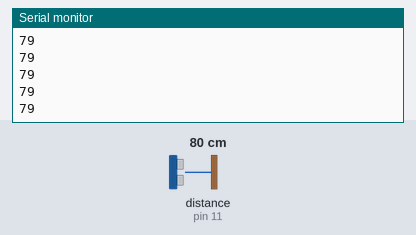
Recording of a sketch running on a simulated Arduino Uno, built with avr-gcc and run on an emulated ATmega328P. Parts: the last lines printed to the serial monitor. Wiring (inferred from the names in the program): ultrasonic range finder: trigger pin 12; echo pin 11. The test bench sets the inputs (shaded band); at power-on: distance to the obstacle (sensor on pin 11) 80 cm. The echo pulse lasts 58.3 µs per cm.

Above: at 1.2 s.
1.3 s: distance to the obstacle (sensor on pin 11) set to 2 cm
At 1.8 s:
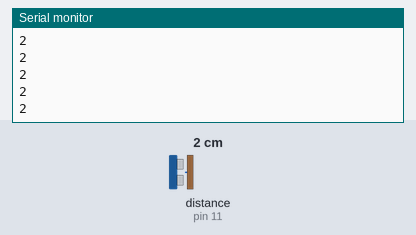
2.8 s: distance to the obstacle (sensor on pin 11) set to 4 cm
At 3.5 s:
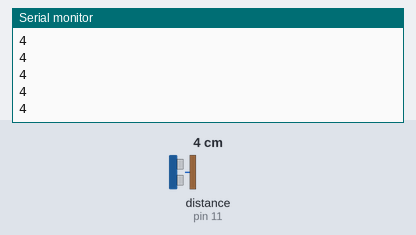
Timing chart, 0 to 5.8 s (numbered marks = the images above; inputs shaded):
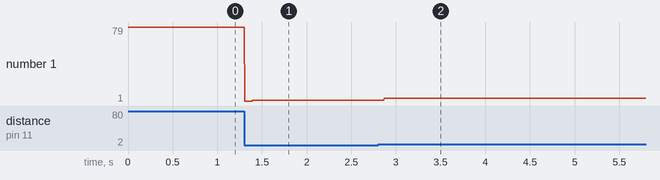

Measured:
- after the input at 1.3 s, the serial monitor: prints a new line at once (image 1)
- after the input at 2.8 s, the serial monitor: prints a new line after 0.07 s (image 2)
- plotted number 1: 79 → 2 after the input at 1.3 s, 2 → 4 after the input at 2.8 s

The sketch:

measuring_distance.ino
```cpp
int trigPin = 12;
int echoPin = 11;
int pingTravelTime;
int distance;

void setup() {
  // put your setup code here, to run once:
  pinMode(trigPin, OUTPUT);
  pinMode(echoPin, INPUT);
  Serial.begin(9600);
}

void loop() {
  // put your main code here, to run repeatedly:
  digitalWrite(trigPin, LOW);
  delayMicroseconds(2);
  digitalWrite(trigPin, HIGH);
  delayMicroseconds(10);
  digitalWrite(trigPin, LOW);

  pingTravelTime = pulseIn(echoPin, HIGH);

  distance = pingTravelTime/58.2;

  Serial.println(distance);
}
```
